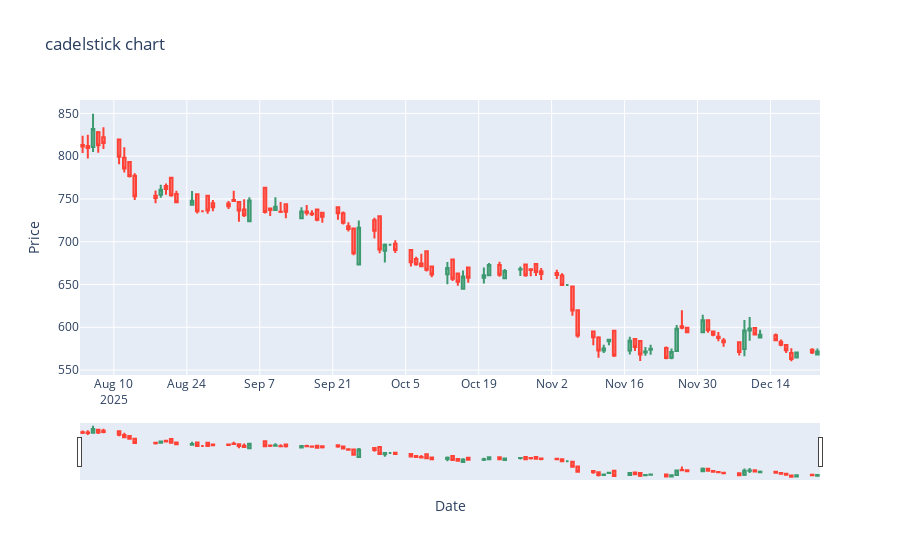

The code cell stored with this chart in its notebook:
### Code cell
fig = go.Figure(data=[go.Candlestick(x=df.index,
                open=df['1. open'],
                high=df['2. high'],
                low=df['3. low'],
                close=df['4. close'])])

fig.update_layout(title =  'cadelstick chart' , 
 xaxis_title  =  'Date' ,
 yaxis_title  =  'Price' )
